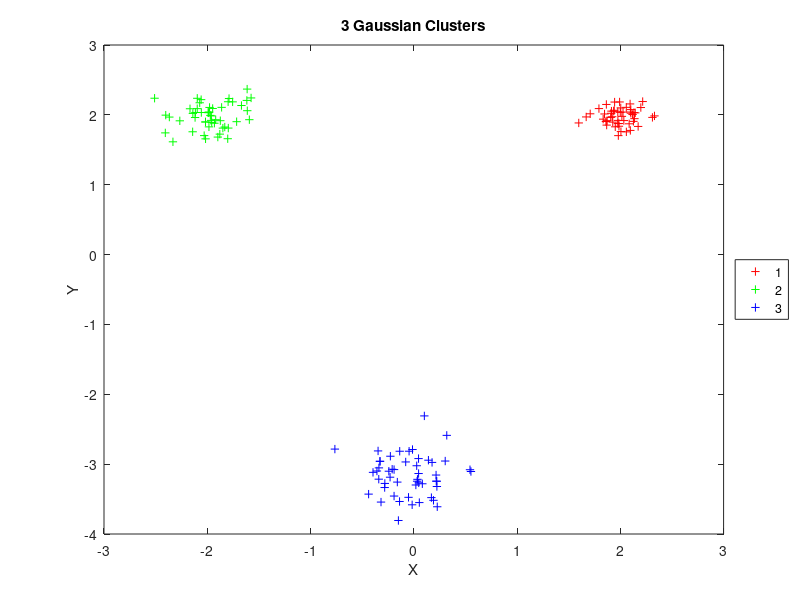

Reproduce this figure in MATLAB. (Note: this script raises an error after producing the figure.)
% EC 503 - HW 3 - Fall 2020
% K-Means starter code

clear, clc, close all;

%% Generate Gaussian data:
% Add code below:
mu1 = [2 2];
mu2 = [-2,2];
mu3 = [0,-3.25];
sigma1 = [0.02 0.02];
sigma2 = [0.05 0.05];
sigma3 = [0.07 0.07];
rng=('default');
data1 = mvnrnd(mu1,sigma1,50);
rng=('default');
data2 = mvnrnd(mu2,sigma2,50);
rng=('default');
data3 = mvnrnd(mu3,sigma3,50);
DATA = [data1;data2;data3];


figure();
plot(data1(:,1),data1(:, 2),'r+');
hold on;
plot(data2(:,1),data2(:,2),'g+');
plot(data3(:,1),data3(:,2),'b+');
title('3 Gaussian Clusters');
xlabel('X');
ylabel('Y');
legend('1','2','3','location','EastOutside');
hold off;
%% Generate NBA data:
% Add code below:

% HINT: readmatrix might be useful here
NBAdata = readmatrix('NBA_stats_2018_2019.xlsx');
NBA=[NBAdata(:,5),NBAdata(:,7)];

% Problem 3.2(f): Generate Concentric Rings Dataset using
% sample_circle.m provided to you in the HW 3 folder on Blackboard.
[circledata,circlelabel] = sample_circle(3,[500,500,500]);

%% 3.2(a)
disp('3.2a');
K = 3;
N = 1;
MU_init = [3,3;-4,-1;2,-4];
kmean(DATA,K,N,MU_init,1);

%% 3.2(b)
disp('3.2b');
K = 3;
N = 1;
MU_init = [-0.14,2.61;3.15,-0.84;-3.28,-1.58];
kmean(DATA,K,N,MU_init,1);

%% 3.2(c)
disp('3.2c');
K = 3;
N = 10;
MU_init = [];
kmean(DATA,K,N,MU_init,1);

%% 3.2(d)
disp('3.2d');
N = 10;
MU_init = [];
K = [2, 3, 4, 5, 6, 7, 8, 9, 10];
WCSS_result = [];
for i = K(1:length(K))
    [~,WCSS]= kmean(DATA,i,N,MU_init,0);
    WCSS_result = [WCSS_result,WCSS];
end
figure();
plot(K,WCSS_result);
title('Plot of WCSS for different K');
xlabel('K');
ylabel('WCSS');

%% 3.2(e)
disp('3.2e');

figure();
scatter(NBA(:,1),NBA(:,2));
xlabel('MPG');
ylabel('PPG');
title('Scatterplot of NBA Data');

K = 10;
N = 10;
MU_init = [];
kmean(NBA,K,N,MU_init,1);
xlabel('MPG');
ylabel('PPG');

%% 3.2(f)
figure();
gscatter(circledata(:,1),circledata(:,2),circlelabel);
xlabel('X');
ylabel('Y');
title('Scatterplot of Concentric Data');

K = 3;
N = 10;
MU_init = [];
kmean(circledata,K,N,MU_init,1);
%% K-Means implementation
% Add code below

% K: # of clusters
% N: # of initializations, when N is not 1, use given MU_init
% MU_int: can initiated to anything when N is not 1, should be proper 
%         initialized when N is 1
% plot: 1 for generating plot, 0 for skip gererating plot
function [MU_final,WCSS] = kmean(DATA,K,N,MU_init,plot)
    % initialize WCSS to be inf for comparison to find minimun WCSS    
    WCSS = inf;
    for j=1:N
        
        % if # of iteration is not set to 1, random generate MUs
        if (N ~= 1)
            for i = 1:K
                MU_init(i,:) = DATA(randperm(length(DATA),1),:);
            end
        end
        
        MU_previous = MU_init;
        MU_current = MU_init;

        % initializations
        converged = 0;
        iteration = 0;
        convergence_threshold = 0.025;

        while (converged==0)
            iteration = iteration + 1;
            fprintf('Iteration: %d\n',iteration)

            %% CODE - Assignment Step - Assign each data observation to the cluster with the nearest mean:
            % Write code below here:
            distance=diag(DATA*DATA')*ones(1,K) + ones(length(DATA),1)*diag(MU_current*MU_current')'- 2*DATA*MU_current';
            [mindist,nearest]=min(distance,[],2);

            %% CODE - Mean Updating - Update the cluster means
            % Write code below here:
            MU_previous = MU_current;
            for i=1:K
                MU_current(i,:) = mean(DATA(nearest==i,:));
            end

            %% CODE 4 - Check for convergence 
            % Write code below here:
            if (max(max(abs(MU_previous-MU_current))) < convergence_threshold)
                converged=1;
            end

            %% CODE 5 - Plot clustering results if converged:
            % Write code below here:
            if (converged == 1)
                fprintf('\nConverged.\n')

                %% If converged, get WCSS metric
                % Add code below
                
                % if current WCSS is smaller than best WCSS, update MU
                % and cluster group
                if(sum(mindist) < WCSS)
                    lables_final = nearest;
                    MU_final = MU_current;
                end
                
                % for multiple iterations, make a list for WCSS
                if(j==1)
                    WCSS_list = sum(mindist);
                else
                    WCSS_list = [WCSS_list, sum(mindist)];
                end
                
                % update best WCSS
                WCSS = min(sum(mindist),WCSS);
            end
        end
    end  
    
    % if plot required then generate the plot
    if(plot)
        figure();
        gscatter(DATA(:,1),DATA(:,2),lables_final);
        title(sprintf('kMeans clustering for %d clusters', K));
        xlabel('X');
        ylabel('Y');
    end
    
    % if iteration is not 1, generate WCSS list
    if(N~=1)
        WCSS_list
    end
    
    % report the final MU for best WCSS
    MU_final
    WCSS
end
